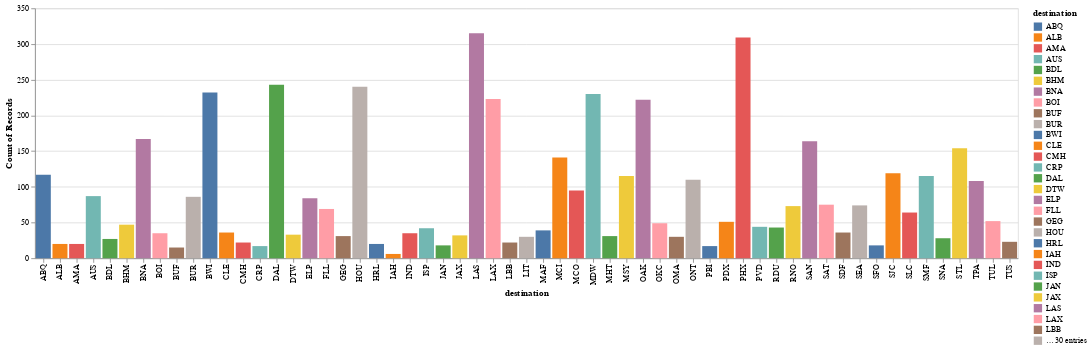

This figure's notebook cell:
### Code cell
alt.Chart(flights).mark_bar().encode(
    x = 'destination',
    y = 'count()',
    color = 'destination:N'
)

### Figure 1 — Vega-Lite specification as saved in the notebook (floating-point values rounded to 4 significant figures; data arrays with more than 128 entries replaced by an {"elided": "..."} marker saying what was removed)
{"config": {"view": {"continuousWidth": 400, "continuousHeight": 300}}, "data": {"name": "data-a13f700a514e17f25a28def20f0f930b"}, "mark": "bar", "encoding": {"color": {"type": "nominal", "field": "destination"}, "x": {"type": "nominal", "field": "destination"}, "y": {"type": "quantitative", "aggregate": "count"}}, "$schema": "https://vega.github.io/schema/vega-lite/v4.0.2.json", "datasets": {"data-a13f700a514e17f25a28def20f0f930b": {"elided": "5000 records"}}}
